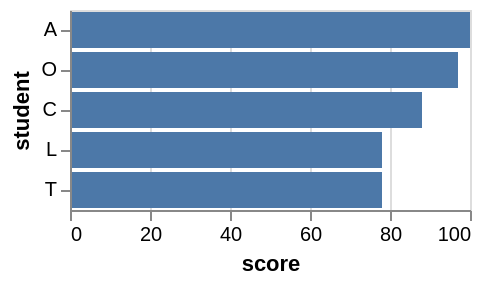

This figure's Vega-Lite source:
### Vega specification from a JSON file in a GitHub repository (floating-point values rounded to 4 significant figures)
{"$schema": "https://vega.github.io/schema/vega/v5.json", "description": "A bar graph showing the scores of the top 5 students. This shows an example of the window transform, for how the top K (5) can be filtered, and also how a rank can be computed for each student.", "autosize": "pad", "padding": 5, "width": 200, "style": "cell", "data": [{"name": "source_0", "values": [{"student": "A", "score": 100}, {"student": "B", "score": 56}, {"student": "C", "score": 88}, {"student": "D", "score": 65}, {"student": "E", "score": 45}, {"student": "F", "score": 23}, {"student": "G", "score": 66}, {"student": "H", "score": 67}, {"student": "I", "score": 13}, {"student": "J", "score": 12}, {"student": "K", "score": 50}, {"student": "L", "score": 78}, {"student": "M", "score": 66}, {"student": "N", "score": 30}, {"student": "O", "score": 97}, {"student": "P", "score": 75}, {"student": "Q", "score": 24}, {"student": "R", "score": 42}, {"student": "S", "score": 76}, {"student": "T", "score": 78}, {"student": "U", "score": 21}, {"student": "V", "score": 46}]}, {"name": "data_0", "source": "source_0", "transform": [{"type": "window", "params": [null], "as": ["rank"], "ops": ["rank"], "fields": [null], "sort": {"field": ["score"], "order": ["descending"]}}, {"type": "filter", "expr": "datum.rank <= 5"}]}, {"name": "data_1", "source": "data_0", "transform": [{"type": "filter", "expr": "datum[\"score\"] !== null && !isNaN(datum[\"score\"])"}]}], "signals": [{"name": "y_step", "value": 20}, {"name": "height", "update": "bandspace(domain('y').length, 0.1, 0.05) * y_step"}], "marks": [{"name": "marks", "type": "rect", "style": ["bar"], "from": {"data": "data_1"}, "encode": {"update": {"fill": {"value": "#4c78a8"}, "tooltip": {"signal": "{\"score\": format(datum[\"score\"], \"\"), \"student\": datum[\"student\"]}"}, "x": {"scale": "x", "field": "score"}, "x2": {"scale": "x", "value": 0}, "y": {"scale": "y", "field": "student"}, "height": {"scale": "y", "band": true}}}}], "scales": [{"name": "x", "type": "linear", "domain": {"data": "data_1", "field": "score"}, "range": [0, {"signal": "width"}], "nice": true, "zero": true}, {"name": "y", "type": "band", "domain": {"data": "data_0", "field": "student", "sort": {"op": "average", "field": "score", "order": "descending"}}, "range": {"step": {"signal": "y_step"}}, "paddingInner": 0.1, "paddingOuter": 0.05}], "axes": [{"scale": "x", "orient": "bottom", "grid": false, "title": "score", "labelFlush": true, "labelOverlap": true, "tickCount": {"signal": "ceil(width/40)"}, "zindex": 1}, {"scale": "x", "orient": "bottom", "gridScale": "y", "grid": true, "tickCount": {"signal": "ceil(width/40)"}, "domain": false, "labels": false, "maxExtent": 0, "minExtent": 0, "ticks": false, "zindex": 0}, {"scale": "y", "orient": "left", "grid": false, "title": "student", "zindex": 1}]}
